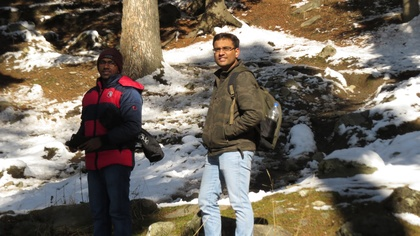
%> input picture image-abstraction/IMG_0899.JPG, 420 x 236 px, shrunk from 4000 x 2248 before the run
$ octave --eval "result = cartoonize(imread('IMG_0899.JPG'));"   (GNU Octave 9; MATLAB toolbox functions it lacks are replaced by stand-ins)
%> lines starting %> are read from the running program, lines starting %| are printed output that depends on the picture
### image-abstraction/bilateralFilter.m
function out = bilateralFilter( I, K, SIGMA )
% [9 lines of commented-out code are left out]
if size(I,3) == 1   % For grayscale image
   out = bfiltG(I,K,SIGMA(1),SIGMA(2));
else                % For color image
   out = bfiltC(I,K,SIGMA(1),SIGMA(2));
end
end

%%
% [28 lines left out: function bfiltG, not called in this run]
%%
function out = bfiltC(I,K,ss,sr)
% function applies the bilateral filter on the color image.
% ARGUMENTS:
% out = output image after applying the bilateral filter.
% I = input color image
% ss = space parameter
% sr = range parameter

% Define a gaussian kernel based on the space sigma parameter.
G = fspecial('gaussian', 2*K+1, ss);
dim = size(I); % Get the dimension of the image
out = zeros(dim); % Get the dimension of the output image
for i = 1:dim(1)
   for j = 1:dim(2)
         % Extract local region.
         % Extract the region based on the kernel size
         iMin = max(i-K,1);
         iMax = min(i+K,dim(1));
         jMin = max(j-K,1);
         jMax = min(j+K,dim(2));
         % Define the region on which the filter is to be applied
         region = I(iMin:iMax,jMin:jMax,:);

         % Compute Gaussian range weights.
         dR = region(:,:,1)-I(i,j,1);
         dG = region(:,:,2)-I(i,j,2);
         dB = region(:,:,3)-I(i,j,3);
         % Compute the intensity map on the gaussian kernel
         H = exp(-(dR.^2+dG.^2+dB.^2)/(2*sr^2));

         % Calculate bilateral filter response.
         F = H.*G((iMin:iMax)-i+K+1,(jMin:jMax)-j+K+1);
         norm_F = sum(F(:));
         % Normalize the final output
         out(i,j,1) = sum(sum(F.*region(:,:,1)))/norm_F;
         out(i,j,2) = sum(sum(F.*region(:,:,2)))/norm_F;
         out(i,j,3) = sum(sum(F.*region(:,:,3)))/norm_F;

   end
end
end


### image-abstraction/quant.m
function I = quant( I, level )
%%
% Function performs the quantization on the image.
% SYNTAX:
% I = The output argument I is the output image
% I = The input argument I is the input image
% level = input argument which defines the quantization level.

%%
% Different image levels thresolded to a particular thresold.
I(I>0 & I<=level) = level;
I(I>level & I<=2*level) = 2*level;
I(I>2*level & I<=3*level) = 3*level;
I(I>3*level & I<=4*level) = 4*level;
I(I>4*level & I<=5*level) = 5*level;
I(I>5*level & I<=6*level) = 6*level;
I(I>6*level & I<=7*level) = 7*level;
I(I>7*level & I<=8*level) = 8*level;
I(I>8*level & I<=9*level) = 9*level;
I(I>9*level & I<=10*level) = 10*level;
end

### image-abstraction/detectEdge.m
function out = detectEdge( I, sigma, T, phiE)
%%
% [10 lines of commented-out code are left out]
h1 = fspecial('gaussian', 5, sigma); % Define the gaussian kernel
I1 = imfilter(I, h1); % Get the first gaussian filtered image
h2 = fspecial('gaussian', 5, sqrt(1.6)*sigma); % Define another gaussian
                                              % kernel whose sigma is
                                              % related to the sigma of
                                              % previous gaussian kernel
I2 = imfilter(I,h2); % Get the second gaussian filtered image.

out = (I1 - T.*I2); % get the final image.
out(out>0) = 1;     % Thresold the edges.
out(out<=0) = 1 + tanh(phiE*out(out<=0));

end

### image-abstraction/cartoonize.m
function out = cartoonize(I)
%% Define the parameters of the bilateral filter.
K = 5;            % Kernel size of the bilateral filter.
sigma = [3,2];  % Sigma of the bilateral filter.

%%

% Apply bilteral filter recursively. For two times before applying the
% quantization process.
I = bilateralFilter(I, K, sigma);
%> after the loop in bfiltC, `for i = 1:dim(1)`:
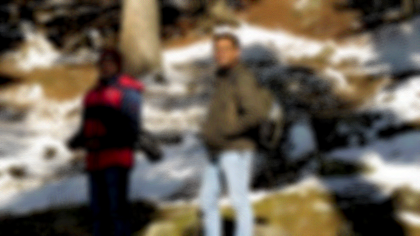
%> out: size 236x420x3 double; mean R, G, B 109, 99.2, 86.5; drawn with min black and max white
I = bilateralFilter(I, K, sigma);
% Select the quantization level.
level = 10;
% Apply the quantization on the L channel.
I1 = quant(I, level);
%> in quant, `I(I>0 & I<=level) = level;`: I: size 236x420x3 double; mean R, G, B 109.7, 100.1, 87.5
%> in quant, `I(I>level & I<=2*level) = 2*level;`: I: size 236x420x3 double; mean R, G, B 109.9, 100.3, 87.8
%> in quant, `I(I>2*level & I<=3*level) = 3*level;`: I: size 236x420x3 double; mean R, G, B 110.1, 100.5, 88.1
%> in quant, `I(I>3*level & I<=4*level) = 4*level;`: I: size 236x420x3 double; mean R, G, B 110.3, 100.7, 88.3
%> in quant, `I(I>4*level & I<=5*level) = 5*level;`: I: size 236x420x3 double; mean R, G, B 110.5, 101, 88.6
%> in quant, `I(I>5*level & I<=6*level) = 6*level;`: I: size 236x420x3 double; mean R, G, B 110.7, 101.2, 89.1
%> in quant, `I(I>6*level & I<=7*level) = 7*level;`: I: size 236x420x3 double; mean R, G, B 110.9, 101.4, 89.4
%> in quant, `I(I>7*level & I<=8*level) = 8*level;`: I: size 236x420x3 double; mean R, G, B 111.1, 101.6, 89.6
%> in quant, `I(I>8*level & I<=9*level) = 9*level;`: I: size 236x420x3 double; mean R, G, B 111.3, 101.8, 89.8
%> in quant, `I(I>9*level & I<=10*level) = 10*level;`: I: size 236x420x3 double; mean R, G, B 111.5, 102, 90

%%

% Apply bilateral filter to the image for another two times.
% before going for edge detection.
I = bilateralFilter(I, K, sigma);
I = bilateralFilter(I, K, sigma);
% Select the parameters for the edge detection
sigmaE = 0.5;
T = 0.99;
phiE = 1;
% Apply the edge detection technique with the defined parameters.
I2 = detectEdge(I, sigmaE, T, phiE);
%> in detectEdge, `out = (I1 - T.*I2);`:
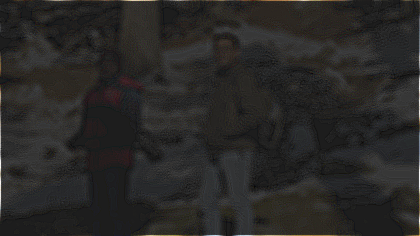
%> out: size 236x420x3 double; mean R, G, B 1.2, 1.1, 0.9; drawn with min black and max white
%> in detectEdge, `out(out>0) = 1;`:
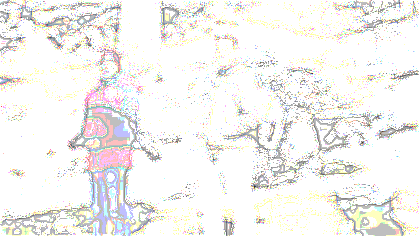
%> out: size 236x420x3 double; mean R, G, B 0.823, 0.804, 0.766; drawn with min black and max white
%> in detectEdge, `out(out<=0) = 1 + tanh(phiE*out(out<=0));`:
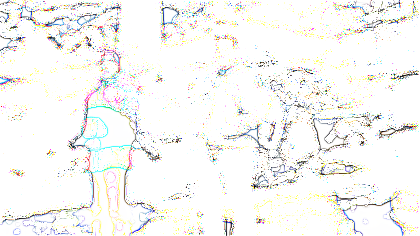
%> out: size 236x420x3 double; mean R, G, B 0.966, 0.965, 0.956
out = I1.*I2;  % Combine the quantized image I1 and edges I2

end
